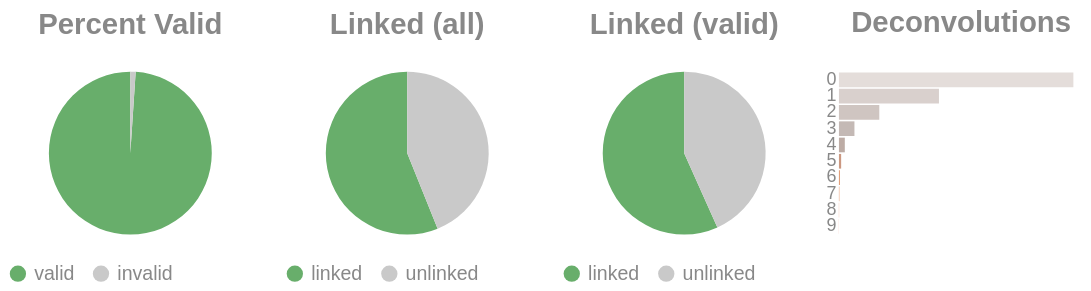

Source (notebook cell):
### Code cell
if SKIPLR:
    pass
else:
    clash = Counter()
    for i in valids['molecule'].to_list():
        _mol = i.split("-")
        if len(_mol) == 1:
            clash.update('0')
        else:
            clash.update(_mol[-1])

    _d = {"deconvolutions": [], 'count': []}
    for k,v in clash.items():
        _d['deconvolutions'].append(k)
        _d['count'].append(v)

    tot_valid = valids['reads'].sum()
    mask = valids['reads'] >= 2
    n_linked_reads = valids.filter(mask)['reads'].sum()
    if n_linked_reads == 0:
        print_html("No linked molecules (>=2 reads) were detected; skipping linked-only distributions.")
        SKIPLR = True
    else:
        perc_valid = round(tot_valid / n_reads, 4)
        linked_perc_abs = round(n_linked_reads / n_reads, 4)
        linked_perc = round(n_linked_reads / tot_valid, 4)

    _valid = pl.DataFrame({"valids": ['valid', 'invalid'], "count": [tot_valid, n_reads - tot_valid]})
    _linked_abs = pl.DataFrame({"linked (absolute)": ['linked', 'unlinked'], "count": [n_linked_reads, n_reads - n_linked_reads]})
    _linked_rel = pl.DataFrame({"linked (valids)": ['linked', 'unlinked'], "count": [n_linked_reads, tot_valid - n_linked_reads]})

    (
        alt.hconcat(
            piechart(_valid, goodval = 'valid', title = "Percent Valid"),
            piechart(_linked_abs, goodval = "linked", title =  "Linked (all)"),
            piechart(_linked_rel, goodval = "linked", title =  "Linked (valid)"),
            convolutionbar(pl.DataFrame(_d), title = "Deconvolutions"),
            center = True,
            bounds = 'flush'
        )
        .resolve_scale(color='independent')
        .resolve_legend('independent')
        .properties(usermeta={'embedOptions': {"actions": False}})
    ).display()

### Figure 1 — Vega-Lite specification as saved in the notebook (floating-point values rounded to 4 significant figures)
{"width": "container", "height": 400, "config": {"title": {"anchor": "start", "dy": -15, "fontSize": 18, "color": "#888888", "subtitleColor": "#888888", "subtitleFontSize": 14}, "arc": {"fill": "#0072B2"}, "axis": {"domainColor": "#888888", "domainWidth": 0.5, "gridWidth": 0.2, "grid": false, "titleFontWeight": 400, "titleFontSize": 15, "labelFontSize": 11, "labelColor": "#888888", "tickColor": "#888888", "tickWidth": 0.2, "titleColor": "#888888"}, "axisBand": {"grid": false}, "axisX": {"grid": true, "tickSize": 10, "domainCap": "round"}, "axisY": {"domain": false, "grid": true, "tickSize": 0, "domainCap": "round"}, "background": "transparent", "header": {"labelFontSize": 15, "labelColor": "#888888", "titleFontSize": 15, "titleFontWeight": 600, "titleColor": "#888888"}, "legend": {"labelFont": "sans-serif", "labelFontSize": 12, "labelColor": "#888888", "symbolSize": 100, "symbolType": "circle", "titleFontSize": 12, "titlePadding": 10, "titleColor": "#888888", "title": null}, "range": {"category": ["#E69F00", "#56B4E9", "#009E73", "#F0E442", "#0072B2", "#D55E00", "#CC79A7", "#000000"], "diverging": ["#cfe8f3", "#a2d4ec", "#73bfe2", "#46abdb", "#1696d2", "#12719e"]}, "area": {"fill": "#0072B2", "fillOpacity": 0.7, "line": true, "strokeOpacity": 0.7}, "line": {"color": "#0072B2", "stroke": "#0072B2", "strokeWidth": 2}, "trail": {"color": "#0072B2", "stroke": "#0072B2", "strokeWidth": 0, "size": 1}, "point": {"filled": true, "fillOpacity": 1.0, "size": 95}, "text": {"color": "#888888", "fontSize": 11, "align": "right", "fontWeight": 400, "size": 11}, "bar": {"fill": "#0072B2", "stroke": null}, "view": {"stroke": null, "continuousWidth": 660, "continuousHeight": 400}}, "hconcat": [{"data": {"name": "data-c179b8ab2fda6c9bbae97484968f8500"}, "mark": {"type": "arc"}, "encoding": {"color": {"field": "valids", "legend": {"orient": "bottom", "title": null}, "scale": {"domain": ["valid", "invalid"], "range": ["#68ae6b", "#C9C9C9"]}, "title": "Valids", "type": "nominal"}, "theta": {"field": "count", "type": "quantitative"}, "tooltip": [{"field": "valids", "title": "Valids", "type": "ordinal"}, {"field": "percent", "format": ".2%", "title": "Percent", "type": "quantitative"}, {"field": "count", "title": "Count", "type": "quantitative"}]}, "height": 100, "title": {"text": "Percent Valid", "align": "center", "anchor": "middle"}, "transform": [{"calculate": "datum.count / 5199345", "as": "percent"}], "width": 150}, {"data": {"name": "data-7362dcb63553b9457b5a63df44347461"}, "mark": {"type": "arc"}, "encoding": {"color": {"field": "linked (absolute)", "legend": {"orient": "bottom", "title": null}, "scale": {"domain": ["linked", "unlinked"], "range": ["#68ae6b", "#C9C9C9"]}, "title": "Linked (Absolute)", "type": "nominal"}, "theta": {"field": "count", "type": "quantitative"}, "tooltip": [{"field": "linked (absolute)", "title": "Linked (Absolute)", "type": "ordinal"}, {"field": "percent", "format": ".2%", "title": "Percent", "type": "quantitative"}, {"field": "count", "title": "Count", "type": "quantitative"}]}, "height": 100, "title": {"text": "Linked (all)", "align": "center", "anchor": "middle"}, "transform": [{"calculate": "datum.count / 5199345", "as": "percent"}], "width": 150}, {"data": {"name": "data-4e08cdf06d9a04010d48e72e9eb6658e"}, "mark": {"type": "arc"}, "encoding": {"color": {"field": "linked (valids)", "legend": {"orient": "bottom", "title": null}, "scale": {"domain": ["linked", "unlinked"], "range": ["#68ae6b", "#C9C9C9"]}, "title": "Linked (Valids)", "type": "nominal"}, "theta": {"field": "count", "type": "quantitative"}, "tooltip": [{"field": "linked (valids)", "title": "Linked (Valids)", "type": "ordinal"}, {"field": "percent", "format": ".2%", "title": "Percent", "type": "quantitative"}, {"field": "count", "title": "Count", "type": "quantitative"}]}, "height": 100, "title": {"text": "Linked (valid)", "align": "center", "anchor": "middle"}, "transform": [{"calculate": "datum.count / 5144767", "as": "percent"}], "width": 150}, {"data": {"name": "data-7d32e5ea5272d2ee9f12aec97da2f39b"}, "mark": {"type": "bar"}, "encoding": {"color": {"field": "deconvolutions", "legend": null, "scale": {"scheme": "lightgreyred"}, "type": "nominal"}, "tooltip": [{"field": "deconvolutions", "title": "Deconvolutions", "type": "ordinal"}, {"field": "percent", "format": ".2%", "title": "Percent", "type": "quantitative"}, {"field": "count", "title": "Count", "type": "quantitative"}], "x": {"axis": null, "field": "count", "type": "quantitative"}, "y": {"field": "deconvolutions", "sort": "ascending", "title": null, "type": "nominal"}}, "height": 100, "title": {"text": "Deconvolutions", "align": "center", "anchor": "middle"}, "transform": [{"calculate": "datum.count / 3271860", "as": "percent"}], "width": 150}], "bounds": "flush", "center": true, "resolve": {"legend": {"angle": "independent"}, "scale": {"color": "independent"}}, "usermeta": {"embedOptions": {"actions": false}}, "$schema": "https://vega.github.io/schema/vega-lite/v6.4.1.json", "datasets": {"data-c179b8ab2fda6c9bbae97484968f8500": [{"valids": "valid", "count": 5144767}, {"valids": "invalid", "count": 54578}], "data-7362dcb63553b9457b5a63df44347461": [{"linked (absolute)": "linked", "count": 2916377}, {"linked (absolute)": "unlinked", "count": 2282968}], "data-4e08cdf06d9a04010d48e72e9eb6658e": [{"linked (valids)": "linked", "count": 2916377}, {"linked (valids)": "unlinked", "count": 2228390}], "data-7d32e5ea5272d2ee9f12aec97da2f39b": [{"deconvolutions": "0", "count": 1918930}, {"deconvolutions": "1", "count": 818619}, {"deconvolutions": "2", "count": 330348}, {"deconvolutions": "3", "count": 126972}, {"deconvolutions": "4", "count": 48095}, {"deconvolutions": "5", "count": 18074}, {"deconvolutions": "6", "count": 6754}, {"deconvolutions": "7", "count": 2606}, {"deconvolutions": "8", "count": 1035}, {"deconvolutions": "9", "count": 427}]}}
